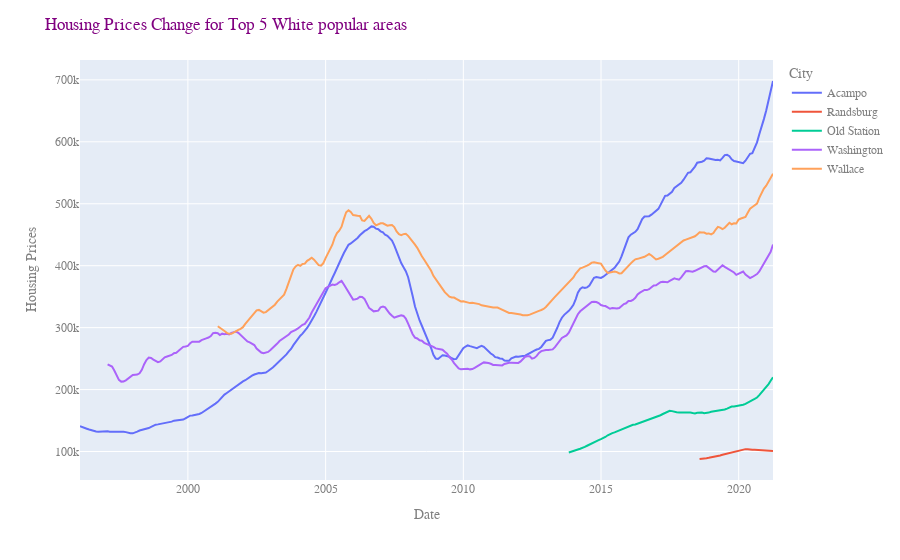

The code cell stored with this chart in its notebook:
### Code cell
# Whitetop = joint.sort_values(by = 'White',ascending = False).head()
# Whitetop
asiantop = joint.sort_values(by = 'White',ascending = False).head()
asianlow = joint.sort_values(by = 'White',ascending = True).head()

asiantop.drop(asiantop.iloc[:, 0:17], inplace = True, axis = 1)
asiantop.head()
#asiantop.set_index('Place')
asiantop= asiantop.stack().to_frame().reset_index()
asiantop = asiantop.rename(columns = {'level_1':'date',0:'value','level_0':'City'})
asiantop["City"].replace({0: "Acampo",701:"Randsburg",623:"Old Station",905:"Washington",900:"Wallace"}, inplace=True)

asiantop
#asiantop
import plotly.express as px
import plotly.graph_objects as go
fig = px.line(asiantop, x="date", y="value",color = "City")
fig.update_layout(title='Housing Prices Change for Top 5 White popular areas',
                   xaxis_title='Date',
                   yaxis_title='Housing Prices',
                 font_family="Courier New",
    font_color="gray",
    title_font_family="Times New Roman",
    title_font_color="Purple")
fig.show()
from plotly.io import write_html
write_html(fig, "HouseWhite.html")

### Figure 1 — Plotly figure (JSON) as saved in the notebook; plotly's stock layout.template omitted (floating-point values rounded to 4 significant figures; data arrays with more than 128 entries replaced by an {"elided": "..."} marker saying what was removed)
{"data": [{"hovertemplate": "City=Acampo<br>date=%{x}<br>value=%{y}<extra></extra>", "legendgroup": "Acampo", "line": {"color": "#636efa", "dash": "solid"}, "mode": "lines", "name": "Acampo", "orientation": "v", "showlegend": true, "type": "scatter", "x": {"elided": "303 str values"}, "xaxis": "x", "y": {"elided": "303 int values"}, "yaxis": "y"}, {"hovertemplate": "City=Randsburg<br>date=%{x}<br>value=%{y}<extra></extra>", "legendgroup": "Randsburg", "line": {"color": "#EF553B", "dash": "solid"}, "mode": "lines", "name": "Randsburg", "orientation": "v", "showlegend": true, "type": "scatter", "x": ["2018-07-31", "2018-08-31", "2018-09-30", "2018-10-31", "2018-11-30", "2018-12-31", "2019-01-31", "2019-02-28", "2019-03-31", "2019-04-30", "2019-05-31", "2019-06-30", "2019-07-31", "2019-08-31", "2019-09-30", "2019-10-31", "2019-11-30", "2019-12-31", "2020-01-31", "2020-02-29", "2020-03-31", "2020-04-30", "2020-05-31", "2020-06-30", "2020-07-31", "2020-08-31", "2020-09-30", "2020-10-31", "2020-11-30", "2020-12-31", "2021-01-31", "2021-02-28", "2021-03-31"], "xaxis": "x", "y": [87903, 88059, 88410, 89182, 89834, 90496, 91007, 91635, 92585, 93625, 94884, 95838, 96818, 98054, 99079, 99722, 100651, 101541, 102769, 103699, 103810, 103678, 102993, 103026, 102965, 102715, 102520, 102457, 102197, 101888, 101353, 100910, 100771], "yaxis": "y"}, {"hovertemplate": "City=Old Station<br>date=%{x}<br>value=%{y}<extra></extra>", "legendgroup": "Old Station", "line": {"color": "#00cc96", "dash": "solid"}, "mode": "lines", "name": "Old Station", "orientation": "v", "showlegend": true, "type": "scatter", "x": ["2013-10-31", "2013-11-30", "2013-12-31", "2014-01-31", "2014-02-28", "2014-03-31", "2014-04-30", "2014-05-31", "2014-06-30", "2014-07-31", "2014-08-31", "2014-09-30", "2014-10-31", "2014-11-30", "2014-12-31", "2015-01-31", "2015-02-28", "2015-03-31", "2015-04-30", "2015-05-31", "2015-06-30", "2015-07-31", "2015-08-31", "2015-09-30", "2015-10-31", "2015-11-30", "2015-12-31", "2016-01-31", "2016-02-29", "2016-03-31", "2016-04-30", "2016-05-31", "2016-06-30", "2016-07-31", "2016-08-31", "2016-09-30", "2016-10-31", "2016-11-30", "2016-12-31", "2017-01-31", "2017-02-28", "2017-03-31", "2017-04-30", "2017-05-31", "2017-06-30", "2017-07-31", "2017-08-31", "2017-09-30", "2017-10-31", "2017-11-30", "2017-12-31", "2018-01-31", "2018-02-28", "2018-03-31", "2018-04-30", "2018-05-31", "2018-06-30", "2018-07-31", "2018-08-31", "2018-09-30", "2018-10-31", "2018-11-30", "2018-12-31", "2019-01-31", "2019-02-28", "2019-03-31", "2019-04-30", "2019-05-31", "2019-06-30", "2019-07-31", "2019-08-31", "2019-09-30", "2019-10-31", "2019-11-30", "2019-12-31", "2020-01-31", "2020-02-29", "2020-03-31", "2020-04-30", "2020-05-31", "2020-06-30", "2020-07-31", "2020-08-31", "2020-09-30", "2020-10-31", "2020-11-30", "2020-12-31", "2021-01-31", "2021-02-28", "2021-03-31"], "xaxis": "x", "y": [98506, 99409, 100252, 101890, 103256, 104397, 105505, 107437, 109292, 111328, 112645, 114383, 116344, 118263, 119945, 121356, 123426, 126156, 128492, 129648, 130812, 132323, 134801, 136480, 137832, 138772, 140129, 141791, 143140, 143682, 144973, 145970, 147425, 148307, 149768, 151375, 152650, 154299, 155836, 157369, 158564, 160517, 162651, 164720, 165808, 165188, 164042, 163230, 163089, 163207, 162732, 162966, 163169, 162870, 162017, 161469, 162399, 163143, 163082, 161937, 161963, 162849, 164220, 164796, 165125, 165534, 166527, 167134, 167785, 169344, 171411, 172665, 172635, 173076, 173903, 174329, 175473, 176977, 179414, 181270, 183070, 184895, 187169, 190968, 195491, 199516, 203578, 208822, 214127, 219829], "yaxis": "y"}, {"hovertemplate": "City=Washington<br>date=%{x}<br>value=%{y}<extra></extra>", "legendgroup": "Washington", "line": {"color": "#ab63fa", "dash": "solid"}, "mode": "lines", "name": "Washington", "orientation": "v", "showlegend": true, "type": "scatter", "x": {"elided": "291 str values"}, "xaxis": "x", "y": {"elided": "291 int values"}, "yaxis": "y"}, {"hovertemplate": "City=Wallace<br>date=%{x}<br>value=%{y}<extra></extra>", "legendgroup": "Wallace", "line": {"color": "#FFA15A", "dash": "solid"}, "mode": "lines", "name": "Wallace", "orientation": "v", "showlegend": true, "type": "scatter", "x": {"elided": "243 str values"}, "xaxis": "x", "y": {"elided": "243 int values"}, "yaxis": "y"}], "layout": {"font": {"color": "gray", "family": "Courier New"}, "legend": {"title": {"text": "City"}, "tracegroupgap": 0}, "margin": {"t": 60}, "title": {"font": {"color": "Purple", "family": "Times New Roman"}, "text": "Housing Prices Change for Top 5 White popular areas"}, "xaxis": {"anchor": "y", "domain": [0, 1], "title": {"text": "Date"}}, "yaxis": {"anchor": "x", "domain": [0, 1], "title": {"text": "Housing Prices"}}}}
